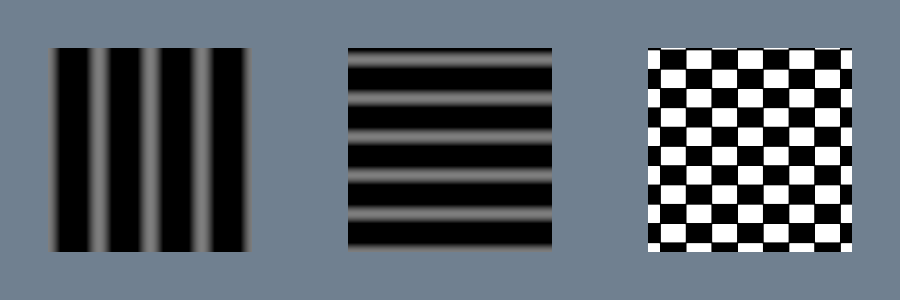

Python code for this plot:
#!/usr/bin/env python

# Demonstrate arithmetic operations on images using vtkImageMathematics.
# Two procedural sinusoid images are created and multiplied together.

# Factory overrides: importing these modules registers the OpenGL rendering
# and interaction style implementations for vtkRenderingCore factory classes.
import vtkmodules.vtkInteractionStyle  # noqa: F401
import vtkmodules.vtkRenderingOpenGL2  # noqa: F401
# VTK pipeline classes used in this example
from vtkmodules.vtkImagingCore import vtkImageCast
from vtkmodules.vtkImagingMath import vtkImageMathematics
from vtkmodules.vtkImagingSources import vtkImageSinusoidSource
from vtkmodules.vtkRenderingCore import (
    vtkImageActor,
    vtkRenderWindow,
    vtkRenderWindowInteractor,
    vtkRenderer,
)

# Colors (normalized RGB)
slate_gray_background_rgb = (0.439, 0.502, 0.565)

# Source 1: horizontal sinusoid pattern
source_0 = vtkImageSinusoidSource()
source_0.SetWholeExtent(0, 255, 0, 255, 0, 0)
source_0.SetDirection(1.0, 0.0, 0.0)
source_0.SetPeriod(64.0)
source_0.SetAmplitude(127.0)
source_0.Update()

# Source 2: vertical sinusoid pattern
source_1 = vtkImageSinusoidSource()
source_1.SetWholeExtent(0, 255, 0, 255, 0, 0)
source_1.SetDirection(0.0, 1.0, 0.0)
source_1.SetPeriod(48.0)
source_1.SetAmplitude(127.0)
source_1.Update()

# Filter: multiply the two images to create an interference pattern
math_filter = vtkImageMathematics()
math_filter.SetOperationToMultiply()
math_filter.SetInput1Data(source_0.GetOutput())
math_filter.SetInput2Data(source_1.GetOutput())

# Cast: convert to unsigned char for display
cast_input_0 = vtkImageCast()
cast_input_0.SetInputConnection(source_0.GetOutputPort())
cast_input_0.SetOutputScalarTypeToUnsignedChar()
cast_input_0.ClampOverflowOn()

cast_input_1 = vtkImageCast()
cast_input_1.SetInputConnection(source_1.GetOutputPort())
cast_input_1.SetOutputScalarTypeToUnsignedChar()
cast_input_1.ClampOverflowOn()

cast_result = vtkImageCast()
cast_result.SetInputConnection(math_filter.GetOutputPort())
cast_result.SetOutputScalarTypeToUnsignedChar()
cast_result.ClampOverflowOn()

# Actor 1: display the horizontal sinusoid
actor_0 = vtkImageActor()
actor_0.GetMapper().SetInputConnection(cast_input_0.GetOutputPort())

# Actor 2: display the vertical sinusoid
actor_1 = vtkImageActor()
actor_1.GetMapper().SetInputConnection(cast_input_1.GetOutputPort())

# Actor 3: display the product image
actor_2 = vtkImageActor()
actor_2.GetMapper().SetInputConnection(cast_result.GetOutputPort())

# Renderer 1: left viewport — horizontal sinusoid
renderer_0 = vtkRenderer()
renderer_0.AddActor(actor_0)
renderer_0.SetViewport(0.0, 0.0, 0.333, 1.0)
renderer_0.SetBackground(slate_gray_background_rgb)
renderer_0.ResetCamera()

# Renderer 2: center viewport — vertical sinusoid
renderer_1 = vtkRenderer()
renderer_1.AddActor(actor_1)
renderer_1.SetViewport(0.333, 0.0, 0.667, 1.0)
renderer_1.SetBackground(slate_gray_background_rgb)
renderer_1.ResetCamera()

# Renderer 3: right viewport — product (interference pattern)
renderer_2 = vtkRenderer()
renderer_2.AddActor(actor_2)
renderer_2.SetViewport(0.667, 0.0, 1.0, 1.0)
renderer_2.SetBackground(slate_gray_background_rgb)
renderer_2.ResetCamera()

# Window: display the rendered scene
render_window = vtkRenderWindow()
render_window.AddRenderer(renderer_0)
render_window.AddRenderer(renderer_1)
render_window.AddRenderer(renderer_2)
render_window.SetWindowName("math")
render_window.SetMultiSamples(0)
render_window.SetSize(900, 300)

# Interactor: handle mouse and keyboard events
render_window_interactor = vtkRenderWindowInteractor()
render_window_interactor.SetRenderWindow(render_window)

# Launch the interactive visualization
render_window_interactor.Initialize()
render_window_interactor.Start()
